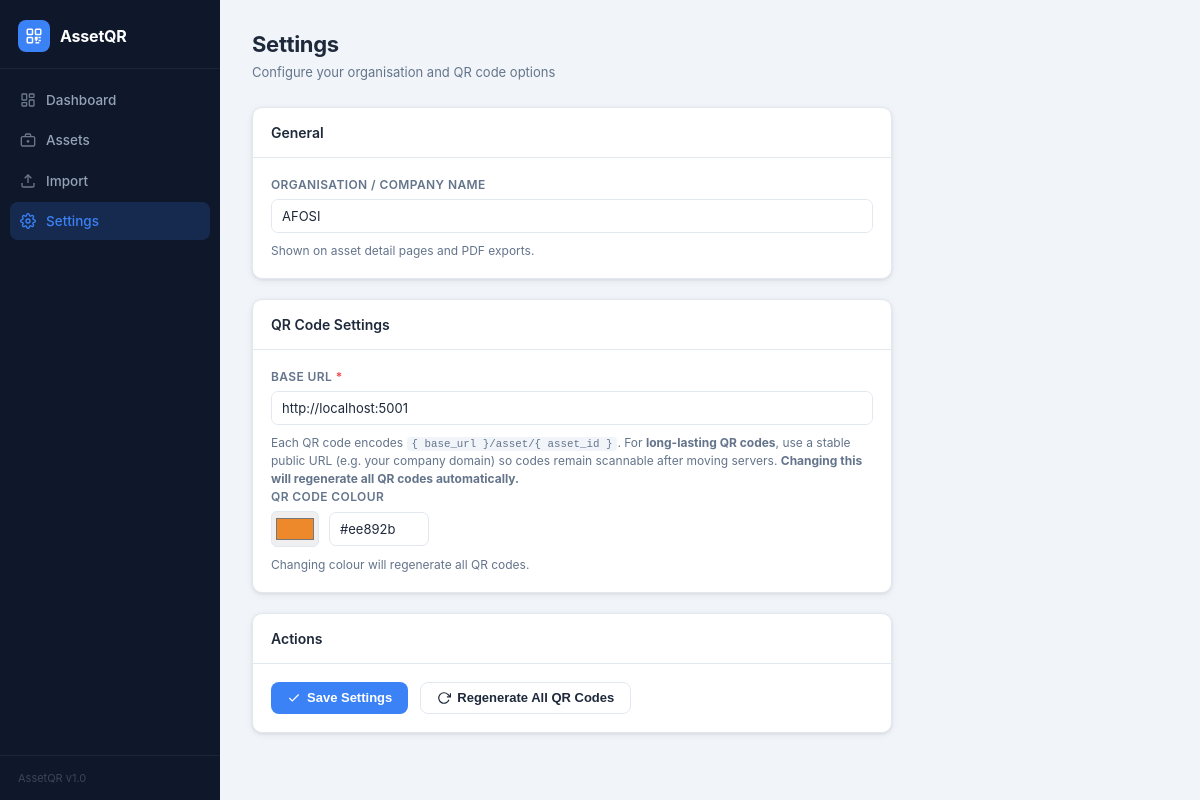
The app's page /settings, older data.
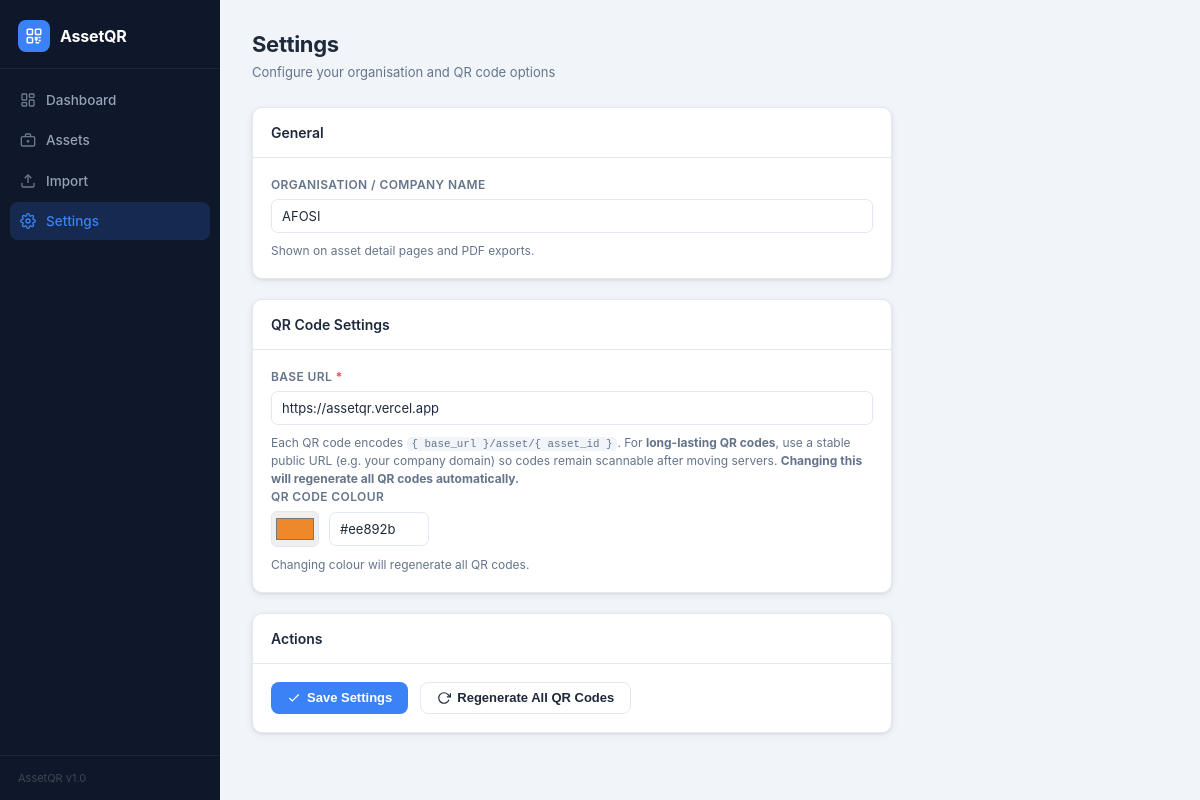
The same page, newer data.
### tables this page shows
CREATE TABLE settings (
            key   TEXT PRIMARY KEY,
            value TEXT NOT NULL DEFAULT ''
        );

### app.py (the view)
@app.route('/settings')
def settings_page():
    db = get_db()
    s  = {r['key']: r['value'] for r in db.execute('SELECT * FROM settings').fetchall()}
    return render_template('settings.html', s=s)

### app.py (called while the page is built, shortened)
def _db_path():
    return os.path.join(_BASE_DIR, 'assetqr.db')

def get_db():
    if 'db' not in g:
        g.db = sqlite3.connect(_db_path())
        g.db.row_factory = sqlite3.Row
    return g.db

### templates/settings.html (shortened to what this page needs)
{% extends "base.html" %}
{% block content %}
<div class="page-header">
  <div>
    <h1 class="page-title">Settings</h1>
    <p class="page-sub">Configure your organisation and QR code options</p>
  </div>
</div>
<div style="max-width:640px">
  <div class="card">
    <div class="card-header"><h2 class="card-title">General</h2></div>
    <div class="card-body">
      <div class="form-group">
        <label for="s-company">Organisation / Company Name</label>
        <input type="text" id="s-company" value="{{ s.get('company_name', '') }}"
               placeholder="My Organisation">
        <p class="field-hint">Shown on asset detail pages and PDF exports.</p>
      </div>
    </div>
  </div>
  <div class="card">
    <div class="card-header"><h2 class="card-title">QR Code Settings</h2></div>
    <div class="card-body">
      <div class="form-group">
        <label for="s-base-url">Base URL <span class="req">*</span></label>
        <input type="url" id="s-base-url" value="{{ s.get('base_url', 'http://localhost:5001') }}"
               placeholder="https://assets.mycompany.com">
        <p class="field-hint">
          Each QR code encodes <code>{ base_url }/asset/{ asset_id }</code>.
          For <strong>long-lasting QR codes</strong>, use a stable public URL
          (e.g. your company domain) so codes remain scannable after moving servers.
          <strong>Changing this will regenerate all QR codes automatically.</strong>
        </p>
      </div>
      <div class="form-group">
        <label for="s-qr-color">QR Code Colour</label>
        <div style="display:flex;align-items:center;gap:10px">
          <input type="color" id="s-qr-color" value="{{ s.get('qr_color', '#000000') }}"
                 style="width:48px;height:36px;border:1px solid #e2e8f0;border-radius:6px;cursor:pointer;padding:2px">
          <input type="text" id="s-qr-color-hex" value="{{ s.get('qr_color', '#000000') }}"
                 style="width:100px" placeholder="#000000" oninput="syncColor('hex')">
        </div>
        <p class="field-hint">Changing colour will regenerate all QR codes.</p>
      </div>
    </div>
  </div>
  <div class="card">
    <div class="card-header"><h2 class="card-title">Actions</h2></div>
    <div class="card-body" style="display:flex;gap:12px;flex-wrap:wrap">
      <button class="btn btn-primary" onclick="saveSettings()">
        <svg viewBox="0 0 24 24" fill="none" stroke="currentColor" stroke-width="2" class="btn-icon">
          <polyline points="20 6 9 17 4 12"/>
        </svg>
        Save Settings
      </button>
      <button class="btn btn-ghost" onclick="regenAllQR()">
        <svg viewBox="0 0 24 24" fill="none" stroke="currentColor" stroke-width="2" class="btn-icon">
          <polyline points="23 4 23 10 17 10"/><path d="M20.49 15a9 9 0 11-2.12-9.36L23 10"/>
        </svg>
        Regenerate All QR Codes
      </button>
    </div>
  </div>
</div>
{% endblock %}

### templates/base.html (shortened to what this page needs)
<!DOCTYPE html>
<html lang="en">
<head>
  <link rel="stylesheet" href="{{ url_for('static', filename='css/style.css') }}">
</head>
<body>
<nav class="sidebar">
  <div class="sidebar-brand">
    <div class="brand-icon">
      <svg viewBox="0 0 24 24" fill="none" stroke="currentColor" stroke-width="2">
        <rect x="3" y="3" width="7" height="7" rx="1"/><rect x="14" y="3" width="7" height="7" rx="1"/>
        <rect x="3" y="14" width="7" height="7" rx="1"/>
        <path d="M14 14h2v2h-2zM18 14h3M14 18h2M18 18h3M14 21h5"/>
      </svg>
    </div>
    <span class="brand-name">AssetQR</span>
  </div>
  <ul class="nav-list">
    <li>
      <a href="{{ url_for('dashboard') }}" class="nav-link{% if request.endpoint == 'dashboard' %} active{% endif %}">
        <svg viewBox="0 0 24 24" fill="none" stroke="currentColor" stroke-width="2">
          <rect x="3" y="3" width="7" height="9" rx="1"/><rect x="14" y="3" width="7" height="5" rx="1"/>
          <rect x="14" y="12" width="7" height="9" rx="1"/><rect x="3" y="16" width="7" height="5" rx="1"/>
        </svg>
        Dashboard
      </a>
    </li>
    <li>
      <a href="{{ url_for('assets_page') }}" class="nav-link{% if request.endpoint == 'assets_page' %} active{% endif %}">
        <svg viewBox="0 0 24 24" fill="none" stroke="currentColor" stroke-width="2">
          <path d="M20 7H4a2 2 0 00-2 2v10a2 2 0 002 2h16a2 2 0 002-2V9a2 2 0 00-2-2z"/>
          <path d="M16 7V5a2 2 0 00-2-2h-4a2 2 0 00-2 2v2"/>
          <line x1="12" y1="12" x2="12" y2="16"/><line x1="10" y1="14" x2="14" y2="14"/>
        </svg>
        Assets
      </a>
    </li>
    <li>
      <a href="{{ url_for('import_page') }}" class="nav-link{% if request.endpoint == 'import_page' %} active{% endif %}">
        <svg viewBox="0 0 24 24" fill="none" stroke="currentColor" stroke-width="2">
          <path d="M21 15v4a2 2 0 01-2 2H5a2 2 0 01-2-2v-4"/>
          <polyline points="17 8 12 3 7 8"/><line x1="12" y1="3" x2="12" y2="15"/>
        </svg>
        Import
      </a>
    </li>
    <li>
      <a href="{{ url_for('settings_page') }}" class="nav-link{% if request.endpoint == 'settings_page' %} active{% endif %}">
        Settings
      </a>
    </li>
  </ul>
  <div class="sidebar-footer">
    <span>AssetQR v1.0</span>
  </div>
</nav>
<main class="main-content">
  {% block content %}{% endblock %}
</main>
</body>
</html>

### static/css/style.css (style rules this page uses)
*, *::before, *::after { box-sizing: border-box; margin: 0; padding: 0; }
:root { --sidebar-w: 220px; --bg: #f1f5f9; --card-bg: #ffffff; --border: #e2e8f0; --text: #1e293b; --text-muted: #64748b; --text-light: #94a3b8; --sidebar-bg: #0f172a; --sidebar-txt: #94a3b8; --sidebar-act: #3b82f6; --primary: #3b82f6; --primary-d: #2563eb; --success: #10b981; --warning: #f59e0b; --danger: #ef4444; --radius: 10px; --shadow: 0 1px 3px rgba(0,0,0,.08), 0 2px 8px rgba(0,0,0,.06); --shadow-md: 0 4px 6px rgba(0,0,0,.07), 0 10px 24px rgba(0,0,0,.08); }
html, body { height: 100%; }
body { font-family: -apple-system, BlinkMacSystemFont, 'Segoe UI', Roboto, sans-serif; background: var(--bg); color: var(--text); font-size: 14px; line-height: 1.5; display: flex; }
a { color: var(--primary); text-decoration: none; }
code { font-family: 'Consolas', 'Fira Code', monospace; font-size: .9em; background: #f1f5f9; padding: 1px 5px; border-radius: 4px; }
.sidebar { width: var(--sidebar-w); min-width: var(--sidebar-w); background: var(--sidebar-bg); display: flex; flex-direction: column; height: 100vh; position: sticky; top: 0; overflow-y: auto; }
.sidebar-brand { display: flex; align-items: center; gap: 10px; padding: 20px 18px 16px; border-bottom: 1px solid rgba(255,255,255,.06); }
.brand-icon { width: 32px; height: 32px; flex-shrink: 0; background: var(--primary); border-radius: 8px; display: flex; align-items: center; justify-content: center; }
.brand-icon svg { width: 18px; height: 18px; stroke: white; }
.brand-name { color: white; font-weight: 700; font-size: 16px; letter-spacing: -.2px; }
.nav-list { list-style: none; padding: 12px 10px; flex: 1; }
.nav-list li { margin-bottom: 2px; }
.nav-link { display: flex; align-items: center; gap: 10px; padding: 9px 10px; border-radius: 8px; color: var(--sidebar-txt); font-size: 13.5px; font-weight: 500; transition: background .15s, color .15s; }
.nav-link svg { width: 16px; height: 16px; flex-shrink: 0; opacity: .7; }
.nav-link.active { background: rgba(59,130,246,.18); color: var(--sidebar-act); }
.nav-link.active svg { opacity: 1; }
.sidebar-footer { padding: 14px 18px; border-top: 1px solid rgba(255,255,255,.06); font-size: 11px; color: rgba(255,255,255,.2); }
.main-content { flex: 1; min-width: 0; padding: 28px 32px; overflow-y: auto; max-height: 100vh; }
.page-header { display: flex; align-items: flex-start; justify-content: space-between; margin-bottom: 24px; gap: 16px; }
.page-title { font-size: 22px; font-weight: 700; letter-spacing: -.3px; }
.page-sub { font-size: 13px; color: var(--text-muted); margin-top: 2px; }
.card { background: var(--card-bg); border: 1px solid var(--border); border-radius: var(--radius); box-shadow: var(--shadow); margin-bottom: 20px; overflow: hidden; }
.card-header { display: flex; align-items: center; justify-content: space-between; padding: 14px 18px; border-bottom: 1px solid var(--border); }
.card-title { font-size: 14px; font-weight: 600; }
.card-body { padding: 18px; }
.btn { display: inline-flex; align-items: center; gap: 6px; padding: 8px 16px; border-radius: 8px; font-size: 13px; font-weight: 600; cursor: pointer; border: none; transition: background .15s, box-shadow .15s, opacity .15s; text-decoration: none; white-space: nowrap; line-height: 1; }
.btn-primary { background: var(--primary); color: white; }
.btn-ghost { background: var(--card-bg); color: var(--text); border: 1px solid var(--border); }
.btn-icon { width: 14px; height: 14px; flex-shrink: 0; }
.form-group { display: flex; flex-direction: column; gap: 5px; }
.form-group label { font-size: 12px; font-weight: 600; color: var(--text-muted); text-transform: uppercase; letter-spacing: .4px; }
.req { color: var(--danger); }
input[type=text], input[type=url], input[type=date], input[type=email], select, textarea { width: 100%; padding: 8px 10px; border: 1px solid var(--border); border-radius: 7px; font-size: 13px; font-family: inherit; background: var(--card-bg); color: var(--text); transition: border-color .15s, box-shadow .15s; }
.field-hint { font-size: 12px; color: var(--text-muted); margin-top: 4px; line-height: 1.5; }

Row changes from the older to the newer data that the page shows:
changed settings: get "http://localhost:5001" → "https://assetqr.vercel.app"
